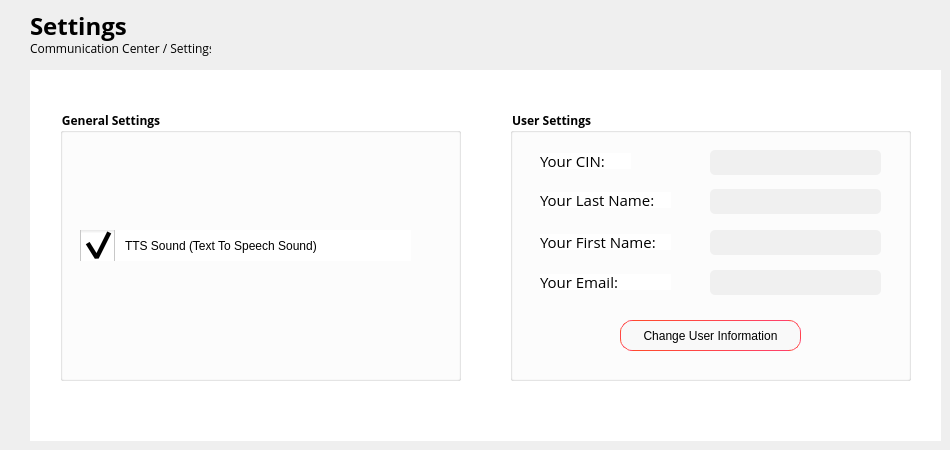
    <widget class="QWidget" name="page_8">
     <widget class="QLabel" name="label_186">
      <property name="geometry">
       <rect>
        <x>30</x>
        <y>40</y>
        <width>181</width>
        <height>16</height>
       </rect>
      </property>
      <property name="font">
       <font>
        <family>Open Sans</family>
       </font>
      </property>
      <property name="text">
       <string>Communication Center / Settings</string>
      </property>
     </widget>
     <widget class="QLabel" name="label_187">
      <property name="geometry">
       <rect>
        <x>30</x>
        <y>10</y>
        <width>101</width>
        <height>31</height>
       </rect>
      </property>
      <property name="font">
       <font>
        <family>Open Sans</family>
        <pointsize>18</pointsize>
        <weight>75</weight>
        <bold>true</bold>
       </font>
      </property>
      <property name="text">
       <string>Settings</string>
      </property>
     </widget>
     <widget class="QWidget" name="widget_14" native="true">
      <property name="geometry">
       <rect>
        <x>30</x>
        <y>70</y>
        <width>911</width>
        <height>371</height>
       </rect>
      </property>
      <property name="styleSheet">
       <string notr="true">QWidget{
	background-color: white;
}

QLineEdit {
    border: none;
    border-radius: 5px;
    padding: 5px 15px;
    background-color: white;
    color: black;
    font-size: 12px;
}


QLineEdit:disabled {
    background-color: #F0F0F0;
    color: #A0A0A0;
}

QLineEdit:read-only {
    background-color: #F0F0F0;
    color: #A0A0A0;
}


QCheckBox {
    spacing: 10px;
	
	font: 12pt &quot;Open Sans Light&quot;;
}

QCheckBox::indicator {
    width: 35px;
    height: 35px;
}

QCheckBox::indicator:unchecked {
    image: url(:assets/icons/unchecked.png);
}

QCheckBox::indicator:checked {
    image: url(:assets/icons/checked.png);
}

QDateEdit {
    border: none;
    background-color: rgb(255, 255, 255);
    color: black;
    font-size: 16px;
    font-weight: normal;
    padding: 5px;
    border-radius: 5px;
}

QDateEdit::drop-down {
    background-color: transparent;
    image: url(:/assets/icons/cil-arrow-bottom_black.png);
    width: 20px;
    height: 20px;
}

QDateEdit::down-arrow {
    image: url(:/assets/icons/cil-arrow-bottom_black.png);
}

QDateEdit::up-arrow {
    image: url(:/assets/icons/cil-arrow-top_black.png);
}

QDateEdit::down-button {
    image: url(:/assets/icons/cil-arrow-bottom_black.png);
}

QDateEdit::up-button {
    image: url(:/assets/icons/cil-arrow-top_black.png);
}

QDateEdit::calendarWidget {
    border: none;
    background-color: rgb(255, 255, 255);
    color: black;
    font-size: 16px;
    font-weight: normal;
    padding: 5px;
    border-radius: 5px;
}

QDateEdit::section {
    background-color: transparent;
    border: none;
}
</string>
      </property>
      <widget class="QGroupBox" name="groupBox_2">
       <property name="geometry">
        <rect>
         <x>480</x>
         <y>40</y>
         <width>401</width>
         <height>271</height>
        </rect>
       </property>
       <property name="font">
        <font>
         <family>Open Sans</family>
         <weight>75</weight>
         <bold>true</bold>
        </font>
       </property>
       <property name="title">
        <string>User Settings</string>
       </property>
       <widget class="QPushButton" name="pushButton_61">
        <property name="geometry">
         <rect>
          <x>110</x>
          <y>210</y>
          <width>181</width>
          <height>31</height>
         </rect>
        </property>
        <property name="cursor">
         <cursorShape>PointingHandCursor</cursorShape>
        </property>
        <property name="styleSheet">
         <string notr="true">QPushButton {
    border: 1px solid qlineargradient(x1:0, y1:0, x2:1, y2:0, stop:0 #FF4B2B, stop:1 #FF416C);
    border-radius: 12px;
    padding: 5px 15px;
    background: #f9f9f9;
    color: black;
    font-size: 12px;
}

QPushButton:hover {
    background-color: qlineargradient(x1:0, y1:0, x2:1, y2:0, stop:0 #FF416C, stop:1 #FF4B2B);
	color: white;
}

QPushButton:pressed {
    background-color: qlineargradient(x1:0, y1:0, x2:1, y2:0, stop:0 #FF4B2B, stop:1 #FF416C);
    border: 2px solid #FF416C;
    padding: 4px 14px 6px 16px;
}</string>
        </property>
        <property name="text">
         <string>Change User Information</string>
        </property>
       </widget>
       <widget class="QLineEdit" name="lineEdit_5">
        <property name="geometry">
         <rect>
          <x>200</x>
          <y>79</y>
          <width>171</width>
          <height>25</height>
         </rect>
        </property>
        <property name="readOnly">
         <bool>true</bool>
        </property>
       </widget>
       <widget class="QLabel" name="label_188">
        <property name="geometry">
         <rect>
          <x>30</x>
          <y>82</y>
          <width>131</width>
          <height>16</height>
         </rect>
        </property>
        <property name="font">
         <font>
          <family>Open Sans</family>
          <pointsize>11</pointsize>
         </font>
        </property>
        <property name="text">
         <string>Your Last Name:</string>
        </property>
       </widget>
       <widget class="QLineEdit" name="lineEdit_6">
        <property name="geometry">
         <rect>
          <x>200</x>
          <y>120</y>
          <width>171</width>
          <height>25</height>
         </rect>
        </property>
        <property name="readOnly">
         <bool>true</bool>
        </property>
       </widget>
       <widget class="QLineEdit" name="lineEdit_9">
        <property name="geometry">
         <rect>
          <x>200</x>
          <y>160</y>
          <width>171</width>
          <height>25</height>
         </rect>
        </property>
        <property name="readOnly">
         <bool>true</bool>
        </property>
       </widget>
       <widget class="QLabel" name="label_189">
        <property name="geometry">
         <rect>
          <x>30</x>
          <y>43</y>
          <width>91</width>
          <height>16</height>
         </rect>
        </property>
        <property name="font">
         <font>
          <family>Open Sans</family>
          <pointsize>11</pointsize>
         </font>
        </property>
        <property name="text">
         <string>Your CIN:</string>
        </property>
       </widget>
       <widget class="QLineEdit" name="lineEdit_10">
        <property name="geometry">
         <rect>
          <x>200</x>
          <y>40</y>
          <width>171</width>
          <height>25</height>
         </rect>
        </property>
        <property name="readOnly">
         <bool>true</bool>
        </property>
       </widget>
       <widget class="QLabel" name="label_190">
        <property name="geometry">
         <rect>
          <x>30</x>
          <y>124</y>
          <width>131</width>
          <height>16</height>
         </rect>
        </property>
        <property name="font">
         <font>
          <family>Open Sans</family>
          <pointsize>11</pointsize>
         </font>
        </property>
        <property name="text">
         <string>Your First Name:</string>
        </property>
       </widget>
       <widget class="QLabel" name="label_191">
        <property name="geometry">
         <rect>
          <x>30</x>
          <y>164</y>
          <width>131</width>
          <height>16</height>
         </rect>
        </property>
        <property name="font">
         <font>
          <family>Open Sans</family>
          <pointsize>11</pointsize>
         </font>
        </property>
        <property name="text">
         <string>Your Email:</string>
        </property>
       </widget>
      </widget>
      <widget class="QGroupBox" name="groupBox">
       <property name="geometry">
        <rect>
         <x>30</x>
         <y>40</y>
         <width>401</width>
         <height>271</height>
        </rect>
       </property>
       <property name="font">
        <font>
         <family>Open Sans</family>
         <weight>75</weight>
         <bold>true</bold>
        </font>
       </property>
       <property name="title">
        <string>General Settings</string>
       </property>
       <widget class="QCheckBox" name="ttsenable">
        <property name="geometry">
         <rect>
          <x>20</x>
          <y>120</y>
          <width>331</width>
          <height>31</height>
         </rect>
        </property>
        <property name="text">
         <string>TTS Sound (Text To Speech Sound)</string>
        </property>
        <property name="checked">
         <bool>true</bool>
        </property>
       </widget>
      </widget>
     </widget>
    </widget>
